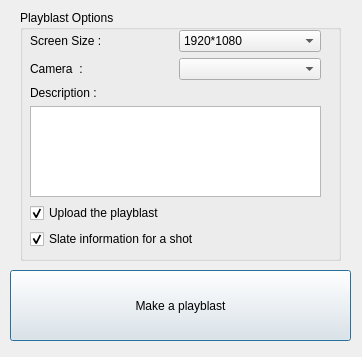
<?xml version="1.0" encoding="UTF-8"?>
<ui version="4.0">
 <class>Dialog</class>
 <widget class="QDialog" name="Dialog">
  <property name="geometry">
   <rect>
    <x>0</x>
    <y>0</y>
    <width>362</width>
    <height>357</height>
   </rect>
  </property>
  <property name="windowTitle">
   <string>JJ_Playblast</string>
  </property>
  <widget class="QWidget" name="layoutWidget">
   <property name="geometry">
    <rect>
     <x>20</x>
     <y>10</y>
     <width>321</width>
     <height>251</height>
    </rect>
   </property>
   <layout class="QVBoxLayout" name="verticalLayout_3">
    <item>
     <widget class="QGroupBox" name="groupBox">
      <property name="title">
       <string>Playblast Options</string>
      </property>
      <widget class="QWidget" name="layoutWidget">
       <property name="geometry">
        <rect>
         <x>10</x>
         <y>20</y>
         <width>291</width>
         <height>219</height>
        </rect>
       </property>
       <layout class="QVBoxLayout" name="verticalLayout_2">
        <item>
         <layout class="QHBoxLayout" name="horizontalLayout_2">
          <item>
           <widget class="QLabel" name="label_2">
            <property name="text">
             <string>Screen Size : </string>
            </property>
           </widget>
          </item>
          <item>
           <widget class="QComboBox" name="comboBox_2">
            <item>
             <property name="text">
              <string>1920*1080</string>
             </property>
            </item>
            <item>
             <property name="text">
              <string>1280*720</string>
             </property>
            </item>
           </widget>
          </item>
         </layout>
        </item>
        <item>
         <layout class="QHBoxLayout" name="horizontalLayout_4">
          <item>
           <widget class="QLabel" name="label_5">
            <property name="text">
             <string>Camera  : </string>
            </property>
           </widget>
          </item>
          <item>
           <widget class="QComboBox" name="comboBox_4"/>
          </item>
         </layout>
        </item>
        <item>
         <layout class="QVBoxLayout" name="verticalLayout">
          <item>
           <widget class="QLabel" name="label_3">
            <property name="text">
             <string>Description :</string>
            </property>
           </widget>
          </item>
          <item>
           <widget class="QTextEdit" name="textEdit"/>
          </item>
         </layout>
        </item>
        <item>
         <widget class="QCheckBox" name="checkBox">
          <property name="text">
           <string>Upload the playblast</string>
          </property>
          <property name="checked">
           <bool>true</bool>
          </property>
         </widget>
        </item>
        <item>
         <widget class="QCheckBox" name="checkBox_2">
          <property name="text">
           <string>Slate information for a shot</string>
          </property>
          <property name="checked">
           <bool>true</bool>
          </property>
         </widget>
        </item>
       </layout>
      </widget>
     </widget>
    </item>
   </layout>
  </widget>
  <widget class="QPushButton" name="pushButton">
   <property name="geometry">
    <rect>
     <x>10</x>
     <y>270</y>
     <width>341</width>
     <height>71</height>
    </rect>
   </property>
   <property name="text">
    <string>Make a playblast</string>
   </property>
  </widget>
 </widget>
 <resources/>
 <connections/>
</ui>
